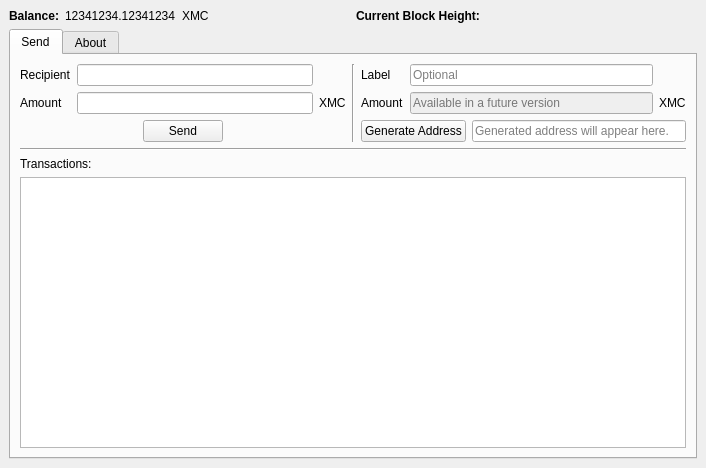
<?xml version="1.0" encoding="UTF-8"?>
<ui version="4.0">
 <class>MainWindow</class>
 <widget class="QMainWindow" name="MainWindow">
  <property name="geometry">
   <rect>
    <x>0</x>
    <y>0</y>
    <width>706</width>
    <height>468</height>
   </rect>
  </property>
  <property name="windowTitle">
   <string>Mincoin</string>
  </property>
  <widget class="QWidget" name="centralwidget">
   <layout class="QVBoxLayout" name="verticalLayout">
    <item>
     <layout class="QHBoxLayout" name="horizontalLayout">
      <item>
       <widget class="QLabel" name="label_123">
        <property name="sizePolicy">
         <sizepolicy hsizetype="Fixed" vsizetype="Preferred">
          <horstretch>0</horstretch>
          <verstretch>0</verstretch>
         </sizepolicy>
        </property>
        <property name="font">
         <font>
          <weight>75</weight>
          <bold>true</bold>
         </font>
        </property>
        <property name="text">
         <string>Balance:</string>
        </property>
       </widget>
      </item>
      <item>
       <widget class="QLabel" name="balance">
        <property name="sizePolicy">
         <sizepolicy hsizetype="Maximum" vsizetype="Preferred">
          <horstretch>0</horstretch>
          <verstretch>0</verstretch>
         </sizepolicy>
        </property>
        <property name="text">
         <string>12341234.12341234</string>
        </property>
       </widget>
      </item>
      <item>
       <widget class="QLabel" name="label_17">
        <property name="text">
         <string>XMC</string>
        </property>
       </widget>
      </item>
      <item>
       <widget class="QLabel" name="label_2">
        <property name="font">
         <font>
          <weight>75</weight>
          <bold>true</bold>
         </font>
        </property>
        <property name="text">
         <string>Current Block Height:</string>
        </property>
       </widget>
      </item>
      <item>
       <widget class="QLabel" name="blockheight">
        <property name="text">
         <string/>
        </property>
       </widget>
      </item>
     </layout>
    </item>
    <item>
     <widget class="QTabWidget" name="tabWidget">
      <property name="currentIndex">
       <number>0</number>
      </property>
      <widget class="QWidget" name="tab_3">
       <attribute name="title">
        <string>Send</string>
       </attribute>
       <layout class="QVBoxLayout" name="verticalLayout_3">
        <item>
         <layout class="QHBoxLayout" name="horizontalLayout_3">
          <item>
           <layout class="QGridLayout" name="gridLayout_2">
            <item row="0" column="0">
             <widget class="QLabel" name="label_19">
              <property name="text">
               <string>Recipient</string>
              </property>
             </widget>
            </item>
            <item row="1" column="0">
             <widget class="QLabel" name="label_20">
              <property name="text">
               <string>Amount</string>
              </property>
             </widget>
            </item>
            <item row="0" column="1">
             <widget class="QLineEdit" name="recipient"/>
            </item>
            <item row="1" column="1">
             <widget class="QLineEdit" name="send_amount">
              <property name="alignment">
               <set>Qt::AlignRight|Qt::AlignTrailing|Qt::AlignVCenter</set>
              </property>
             </widget>
            </item>
            <item row="1" column="2">
             <widget class="QLabel" name="label_21">
              <property name="text">
               <string>XMC</string>
              </property>
             </widget>
            </item>
            <item row="2" column="0" colspan="3">
             <layout class="QHBoxLayout" name="horizontalLayout_5">
              <item>
               <spacer name="horizontalSpacer_3">
                <property name="orientation">
                 <enum>Qt::Horizontal</enum>
                </property>
                <property name="sizeHint" stdset="0">
                 <size>
                  <width>40</width>
                  <height>20</height>
                 </size>
                </property>
               </spacer>
              </item>
              <item>
               <widget class="QPushButton" name="send">
                <property name="text">
                 <string>Send</string>
                </property>
               </widget>
              </item>
              <item>
               <spacer name="horizontalSpacer_2">
                <property name="orientation">
                 <enum>Qt::Horizontal</enum>
                </property>
                <property name="sizeHint" stdset="0">
                 <size>
                  <width>40</width>
                  <height>20</height>
                 </size>
                </property>
               </spacer>
              </item>
             </layout>
            </item>
           </layout>
          </item>
          <item>
           <widget class="Line" name="line_2">
            <property name="orientation">
             <enum>Qt::Vertical</enum>
            </property>
           </widget>
          </item>
          <item>
           <layout class="QGridLayout" name="gridLayout_3">
            <item row="1" column="0">
             <widget class="QLabel" name="label_4">
              <property name="text">
               <string>Amount</string>
              </property>
             </widget>
            </item>
            <item row="1" column="1">
             <widget class="QLineEdit" name="receive_amount">
              <property name="enabled">
               <bool>false</bool>
              </property>
              <property name="text">
               <string/>
              </property>
              <property name="placeholderText">
               <string>Available in a future version</string>
              </property>
             </widget>
            </item>
            <item row="0" column="1">
             <widget class="QLineEdit" name="label">
              <property name="placeholderText">
               <string>Optional</string>
              </property>
             </widget>
            </item>
            <item row="1" column="2">
             <widget class="QLabel" name="label_18">
              <property name="text">
               <string>XMC</string>
              </property>
             </widget>
            </item>
            <item row="0" column="0">
             <widget class="QLabel" name="label_3">
              <property name="text">
               <string>Label</string>
              </property>
             </widget>
            </item>
            <item row="2" column="0" colspan="3">
             <layout class="QHBoxLayout" name="horizontalLayout_2">
              <item>
               <widget class="QPushButton" name="generate_payment_request">
                <property name="text">
                 <string>Generate Address</string>
                </property>
               </widget>
              </item>
              <item>
               <widget class="QLineEdit" name="address">
                <property name="placeholderText">
                 <string>Generated address will appear here.</string>
                </property>
               </widget>
              </item>
             </layout>
            </item>
           </layout>
          </item>
         </layout>
        </item>
        <item>
         <widget class="Line" name="line">
          <property name="orientation">
           <enum>Qt::Horizontal</enum>
          </property>
         </widget>
        </item>
        <item>
         <widget class="QLabel" name="label_26">
          <property name="text">
           <string>Transactions:</string>
          </property>
         </widget>
        </item>
        <item>
         <widget class="QTableView" name="transactions_2">
          <attribute name="verticalHeaderVisible">
           <bool>false</bool>
          </attribute>
         </widget>
        </item>
       </layout>
      </widget>
      <widget class="QWidget" name="tab_6">
       <attribute name="title">
        <string>About</string>
       </attribute>
       <layout class="QFormLayout" name="formLayout_2">
        <property name="fieldGrowthPolicy">
         <enum>QFormLayout::AllNonFixedFieldsGrow</enum>
        </property>
        <item row="0" column="0">
         <widget class="QLabel" name="label_22">
          <property name="text">
           <string>Version:</string>
          </property>
         </widget>
        </item>
        <item row="0" column="1">
         <widget class="QLabel" name="label_15">
          <property name="text">
           <string>mincoin-qt 0.0.1</string>
          </property>
         </widget>
        </item>
        <item row="1" column="0">
         <widget class="QLabel" name="label_23">
          <property name="text">
           <string>Debug</string>
          </property>
         </widget>
        </item>
        <item row="1" column="1">
         <widget class="QPlainTextEdit" name="debug">
          <property name="enabled">
           <bool>true</bool>
          </property>
          <property name="readOnly">
           <bool>true</bool>
          </property>
         </widget>
        </item>
       </layout>
      </widget>
     </widget>
    </item>
   </layout>
  </widget>
 </widget>
 <resources/>
 <connections/>
</ui>
